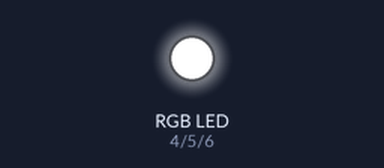
Bench run of a sketch on a simulated Arduino Uno, built with avr-gcc and run on an emulated ATmega328P. Shown: an RGB LED mixed from three pins (HIGH = lit).

Above: at 0.1 s.
Timing chart, 0 to 1.6 s (numbered marks = the images above):
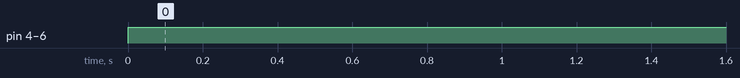

Measured:
- by itself, pin 4 (redPin), pin 5 (greenPin), pin 6 (bluePin): LOW → HIGH at 0.00 s

The sketch:

ledRGB.ino
```cpp
#define redPin 4
#define greenPin 5
#define bluePin 6

void setup() {
  pinMode(redPin, OUTPUT);
  pinMode(greenPin, OUTPUT);
  pinMode(bluePin, OUTPUT);
}

void loop() {
  digitalWrite(greenPin,HIGH);
  digitalWrite(bluePin,HIGH);
  digitalWrite(redPin,HIGH);
  delay(2000);
}
```
